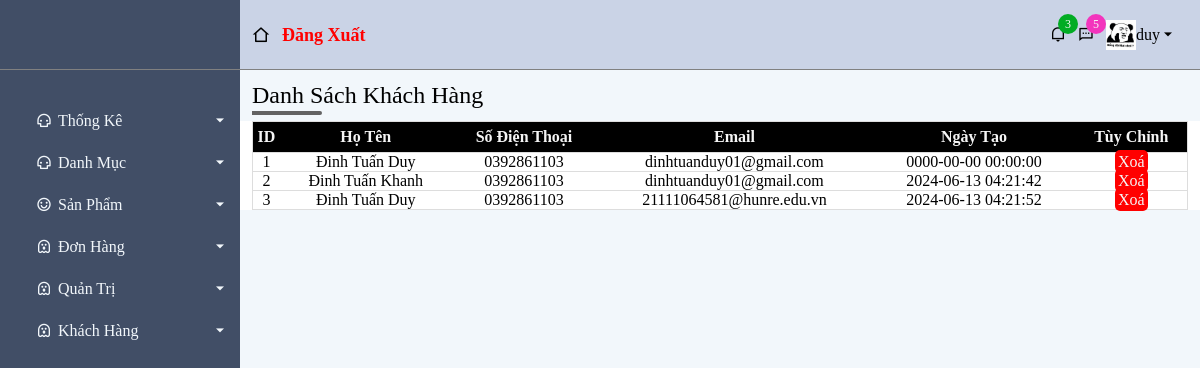
Page /admin/index.php?act=nguoidung (signed in) on the committed database.
### tables this page shows
CREATE TABLE `tbl_userbuy` (
  `id` int(9) NOT NULL,
  `name` varchar(50) NOT NULL,
  `email` varchar(100) NOT NULL,
  `tel` varchar(50) NOT NULL,
  `ngaytao` datetime NOT NULL,
  `pass` varchar(20) NOT NULL
);

### model/userbuydb.php (called while the page is built, shortened)
<?php
    function getall_userbuy(){
        $conn =connectdb();
        $stmt = $conn -> prepare("SELECT * FROM tbl_userbuy");
        $stmt->execute();
        $kq= $stmt->fetchAll();
        return $kq;
    }
?>

### admin/view/nguoidung.php (the view, shortened to what this page needs)
<?php
    $kq= getall_userbuy();
?>
<div class="admin-content-main">
                <div class="admin-content-main-title">
                    <h1>Danh Sách Khách Hàng</h1>
                </div>
                <div class="admin-content-main-content">
                    <div class="admin-content-main-content-product-list">
                        <table>
                            <thead>
                                <tr>
                                    <th>ID</th>
                                    <th>Họ Tên</th>
                                    <th>Số Điện Thoại</th>
                                    <th>Email</th>
                                    <th>Ngày Tạo</th>
                                    <th>Tùy Chỉnh</th>
                                </tr>
                            </thead>
                            <tbody>
                                <?php
                                    if(isset($kq)&&count($kq)>0){
                                        $i=1;
                                        foreach($kq as $us){
                                            echo '<tr>
                                                <td>'.$i.'</td>
                                                <td>'.$us['name'].'</td>
                                                <td>'.$us['tel'].'</td>
                                                <td>'.$us['email'].'</td>
                                                <td>'.$us['ngaytao'].'</td>
                                                <td>
                                                    <a class="delete-class" href="index.php?act=nguoidung&id='.$us['id'].'">Xoá</a>
                                                </td>
                                            </tr>';
                                            $i++;
                                        }
                                    }
                                ?>
                            </tbody>
                        </table>
                    </div>
                </div>
              </div>
        </div>
       </div>
    </section>

### admin/view/asset/css/style.css (style rules this page uses)
:root { --main-gb-color:#414e66; --sub-bg-color:#f2f7fb; --top-height:70px; --main-transition: all 0.3s ease }
* { margin: 0; padding: 0; box-sizing: border-box; }
a { text-decoration: none; color: unset; }
.delete-class { padding: 3px; background-color: red; color: whitesmoke; border-radius: 5px; }
.admin-content-main-title h1 { padding: 12px; font-weight: 500; position: relative; }
.admin-content-main-title h1::before { position: absolute; display: block; content: ""; height: 4px; width: 70px; background-color: rgb(99, 99, 99); bottom: 6px; left: 12px; border-bottom-right-radius: 5px; border-top-right-radius: 5px; }
.admin-content-main-content-product-list { background-color: white; padding: 0 12px; }
.admin-content-main-content-product-list table { width: 100%; padding: 12px 0; border-collapse: collapse; border: 1px solid #dddddd; }
.admin-content-main-content-product-list table, th, td { text-align: center; border-bottom: 1px solid #dddddd; }
.admin-content-main-content-product-list table th { background-color: black; color: whitesmoke; padding: 6px 0; }
.admin-content-main-content-order-list table, th, td { text-align: center; border-bottom: 1px solid #dddddd; }

### rows in the picture
tbl_userbuy: name "Đinh Tuấn Duy", tel "0392861103", email "dinhtuanduy01@gmail.com", ngaytao "0000-00-00 00:00:00"
tbl_userbuy: name "Đinh Tuấn Khanh", tel "0392861103", email "dinhtuanduy01@gmail.com", ngaytao "2024-06-13 04:21:42"
tbl_userbuy: name "Đinh Tuấn Duy", tel "0392861103", email "21111064581@hunre.edu.vn", ngaytao "2024-06-13 04:21:52"

### other values in the picture
$username "duy"
